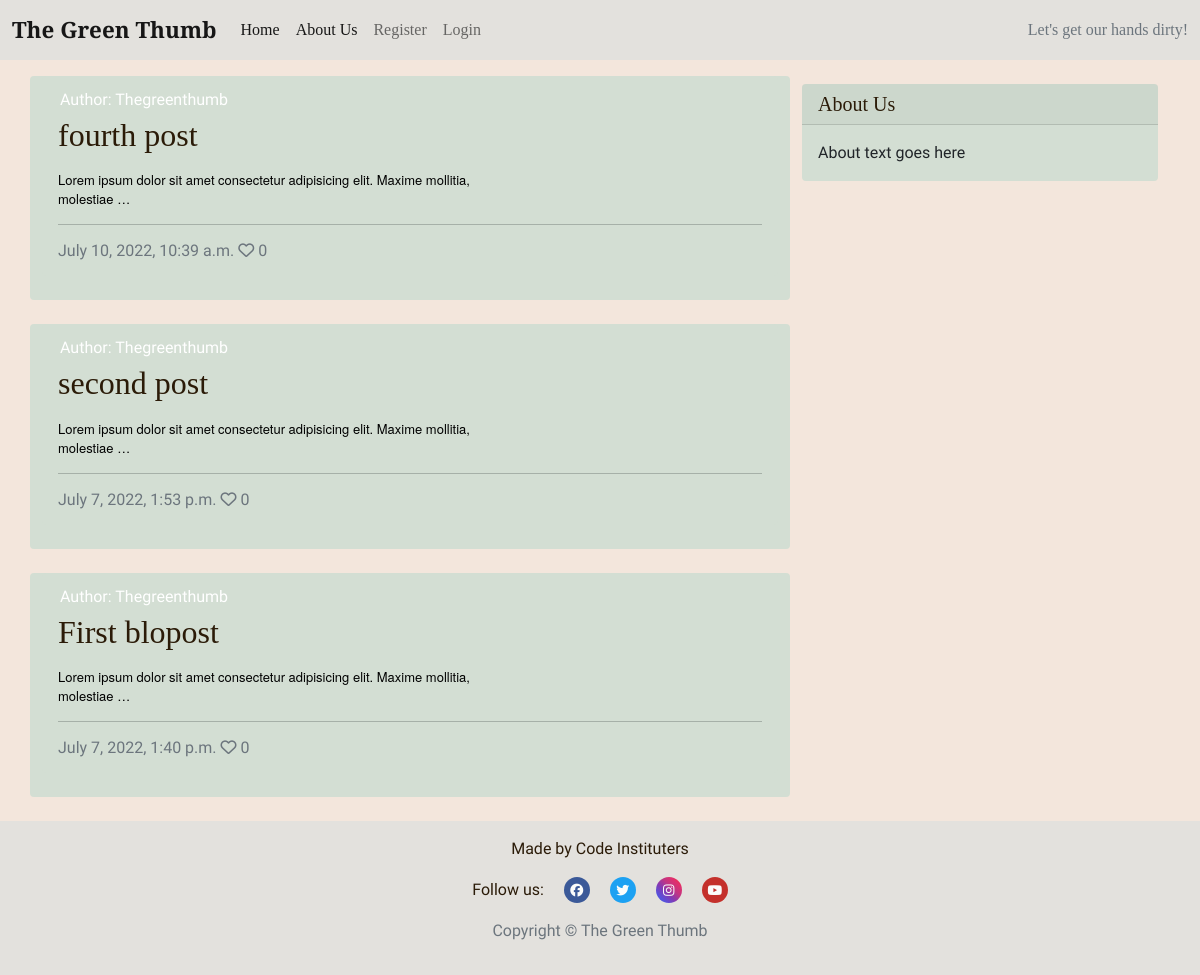
The app's page /, older data.
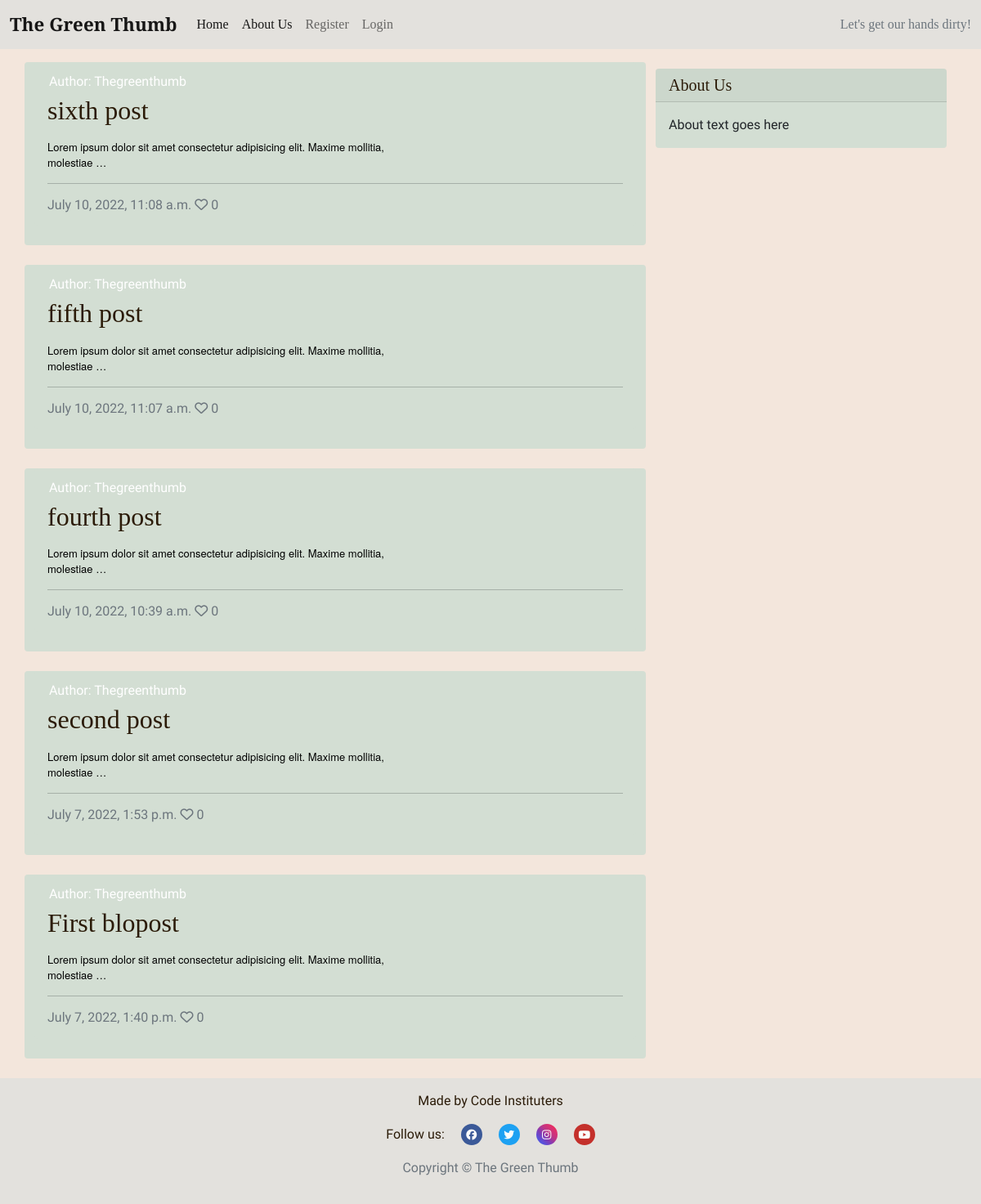
The same page, newer data.
### blog/models.py (models this page shows, shortened)
class BlogPost(models.Model):
    title = models.CharField(
        max_length=200, unique=True, null=False, blank=False)
    slug = models.SlugField(max_length=200, unique=True)
    created_on = models.DateTimeField(auto_now_add=True)
    updated_on = models.DateTimeField(auto_now=True)
    content = models.TextField(blank=True)
    excerpt = models.TextField(blank=True)
    author = models.ForeignKey(
        User, on_delete=models.CASCADE, related_name='blog_posts',
        default=id(0))
    status = models.IntegerField(choices=STATUS, default=0)
    featured_image = CloudinaryField('image', default='placeholder')
    likes = models.ManyToManyField(
        User, related_name='blogpost_like', blank=True)
    class Meta:
        ordering = ['-created_on']
    def number_of_likes(self):
        return self.likes.count()

### blog/views.py (the view)
# urls.py: path('', views.PostList.as_view(), name='home'),
class PostList(generic.ListView):
    model = BlogPost
    queryset = BlogPost.objects.filter(status=1).order_by('-created_on')
    context_object_name = 'post_list'
    template_name = 'index.html'
    paginate_by = 6

### templates/index.html (shortened to what this page needs)
{% extends "base.html" %}
{% block content %}
<div class="container">
    <div class="row">
        <div class="col-md-8 mt-3 left">
            <div class="row">
                {% for post in post_list %}
                <div class="card mb-4">
                    <div class="card mb-4">
                        <div class="card-body">
                            <div class="image-container">
                                <div class="image-flash">
                                    <p class="author">Author: {{ post.author }}</p>
                                </div>
                            </div>
                            <a href="{% url 'post_detail' post.slug %}" class="post-link">
                                <h2 class="card-title">{{ post.title }}</h2>
                                <p class="card-text">{{ post.content|truncatewords:50|safe }} </p>
                            </a>
                            <hr />
                            <p class="card-text text-muted h6">{{ post.created_on}} <i class="far fa-heart"></i>
                                {{ post.number_of_likes }}</p>
                        </div>
                    </div>
                </div>
                {% endfor %}
            </div>
        </div>
        {% block sidebar %}
        {% include 'sidebar.html' %}
        {% endblock sidebar %}
    </div>
</div>
{%endblock%}

### templates/base.html (shortened to what this page needs)
{% load static %}
<!DOCTYPE html>
<html class="h-100">
<head>
    <link rel="stylesheet" href="https://cdnjs.cloudflare.com/ajax/libs/font-awesome/5.15.3/css/all.min.css">
    <link href="https://cdn.jsdelivr.net/npm/bootstrap@5.0.1/dist/css/bootstrap.min.css" rel="stylesheet"
>
    <link rel="stylesheet" href="{% static 'css/style.css' %}">
</head>
<body class="d-flex flex-column h-100 main-bg">
    <nav class="navbar navbar-expand-lg navbar-light nav-css-settings">
        <div class="container-fluid">
            <a class="navbar-brand" href="{% url 'home' %}"><span class="brand">The Green Thumb</span></a>
            <div class="collapse navbar-collapse" id="navbarText">
                <ul class="navbar-nav me-auto mb-2 mb-lg-0">
                    <li class="nav-item">
                        <a class="nav-link active" aria-current="page" href="{% url 'home' %}">Home</a>
                    </li>
                    <li class="nav-item">
                        <a class="nav-link active" aria-current="page" href="#">About Us</a>
                    </li>
                    {% if user.is_authenticated %}
                    <li class="nav-item">
                        <a class="nav-link" href="{% url 'account_logout' %}">Logout</a>
                    </li>
                    {% else %}
                    <li class="nav-item">
                        <a class="nav-link" href="{% url 'account_signup' %}">Register</a>
                    </li>
                    <li class="nav-item">
                        <a class="nav-link" href="{% url 'account_login' %}">Login</a>
                    </li>
                    {% endif %}
                </ul>
                <span class="navbar-text text-muted d-none d-lg-block">
                    Let's get our hands dirty!
                </span>
            </div>
        </div>
    </nav>
    <main class="flex-shrink-0 main-bg">
        {% block content %}{% endblock content %}
    </main>
    <footer class="footer mt-auto py-3 footer-css-settings">
        <p class="m-0 text-center">Made by Code Instituters</p>
        <p class="social social-links ">Follow us:
            <a href="" target="_blank" rel="noopener noreferrer"><i class="fa-brands fa-facebook ms-3 social-link-facebook"></i></a>
            <a href="" target="_blank" rel="noopener noreferrer"><i class="fa-brands fa-twitter ms-3 social-link-twitter"></i></a>
            <a href="" target="_blank" rel="noopener noreferrer"><i class="fa-brands fa-instagram ms-3 social-link-instagram"></i></a>
            <a href="" target="_blank" rel="noopener noreferrer"><i class="fa-brands fa-youtube ms-3 social-link-youtube"></i></a>
        </p>
        <p class="copyright text-muted text-center">Copyright &copy; The Green Thumb {% load copyrighttags %}{% getCopyrightYears %} </p>
    </footer>
</body>
</html>

### templates/sidebar.html
{% block sidebar %}
<div class="col-md-4 float-right d-none d-md-block">
<div class="card my-4">
        <h5 class="card-header">About Us</h5>
    <div class="card-body">
        <p class="card-text"> About text goes here</p>
    </div>
</div>
</div>
{% endblock sidebar %}

### static/css/style.css (style rules this page uses)
* { margin: 0; padding: 0; border: none; box-sizing: border-box; }
body { background-color: #f3e6dc; background-image: url('https://res.cloudinary.com/mikakallberg/image/upload/w_1000,ar_16:9,c_fill,g_auto,e_sharpen/v1656959952/dirt_sun_tndbjc.jpg'); background-position: center center; background-repeat: no-repeat; background-size: cover; background-attachment:fixed; }
html, body { height: 100%; }
h1, h2, h3, h4, h5 { font-family: 'Playfair Display', serif; color: #2b1b08; }
p { font-family: 'Gentium Book Plus', sans-serif; }
a { text-decoration: none; color: inherit; }
.brand { font-size: 1.4rem; font-weight: 700; }
.card { border: none; background-color: #d3ded3; }
.nav-css-settings, .footer-css-settings { background-color: #e3e1dd; font-family: 'Playfair Display', serif; color: #2b1b08; }
.social { text-align: center; margin: 1rem; }
.social-links a i { height: 26px; width: 26px; padding: 12px 0; border-radius: 50%; font-size: 13px; line-height: 3px; text-align: center; color: #fbfcfb; }
.social-link-facebook { background: #3b5998; }
.social-link-twitter { background: #1DA1F2; }
.social-link-instagram { background: linear-gradient(45deg, #405de6, #5851db, #833ab4, #c13584, #e1306c, #fd1d1d); }
.social-link-youtube { background: #c4302b; }
.image-container { position: relative; }
.image-flash { position: absolute; bottom: 0; min-width: 30%; left: -2px; background-color: transparent; }
.author { color: white; margin: 4px; text-transform: capitalize; }
.post-link { text-decoration: none; color: #445261; }

Row changes from the older to the newer data that the page shows:
added BlogPost: author "Thegreenthumb", title "sixth post", content "Lorem ipsum dolor sit amet consectetur adipisicing elit. Maxime mollitia, molestiae …", created_on "July 10, 2022, 11:08 a.m.", number_of_likes "0"
added BlogPost: author "Thegreenthumb", title "fifth post", content "Lorem ipsum dolor sit amet consectetur adipisicing elit. Maxime mollitia, molestiae …", created_on "July 10, 2022, 11:07 a.m.", number_of_likes "0"
